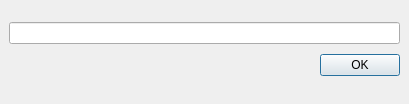
<ui version="4.0" >
 <author></author>
 <comment></comment>
 <exportmacro></exportmacro>
 <class>UIdebugerArgs</class>
 <widget class="QDialog" name="UIdebugerArgs" >
  <property name="geometry" >
   <rect>
    <x>0</x>
    <y>0</y>
    <width>409</width>
    <height>104</height>
   </rect>
  </property>
  <property name="windowTitle" >
   <string>Prog arguments</string>
  </property>
  <layout class="QGridLayout" >
   <property name="margin" >
    <number>9</number>
   </property>
   <property name="spacing" >
    <number>6</number>
   </property>
   <item row="0" column="0" >
    <layout class="QVBoxLayout" >
     <property name="margin" >
      <number>0</number>
     </property>
     <property name="spacing" >
      <number>6</number>
     </property>
     <item>
      <widget class="QLineEdit" name="lineEdit" />
     </item>
     <item>
      <layout class="QHBoxLayout" >
       <property name="margin" >
        <number>0</number>
       </property>
       <property name="spacing" >
        <number>6</number>
       </property>
       <item>
        <spacer>
         <property name="orientation" >
          <enum>Qt::Horizontal</enum>
         </property>
         <property name="sizeHint" >
          <size>
           <width>131</width>
           <height>31</height>
          </size>
         </property>
        </spacer>
       </item>
       <item>
        <widget class="QPushButton" name="okButton" >
         <property name="text" >
          <string>OK</string>
         </property>
        </widget>
       </item>
      </layout>
     </item>
    </layout>
   </item>
  </layout>
 </widget>
 <pixmapfunction></pixmapfunction>
 <resources/>
 <connections>
  <connection>
   <sender>okButton</sender>
   <signal>clicked()</signal>
   <receiver>UIdebugerArgs</receiver>
   <slot>accept()</slot>
   <hints>
    <hint type="sourcelabel" >
     <x>278</x>
     <y>253</y>
    </hint>
    <hint type="destinationlabel" >
     <x>96</x>
     <y>254</y>
    </hint>
   </hints>
  </connection>
 </connections>
</ui>
